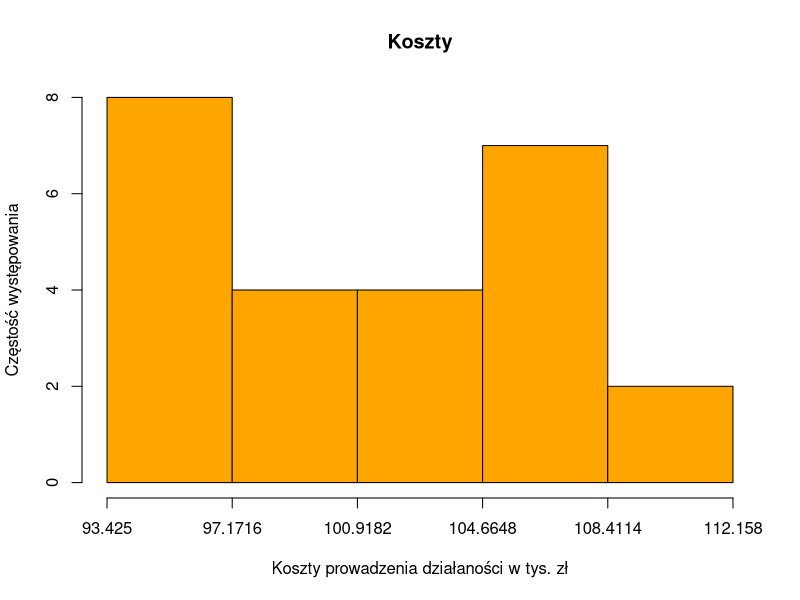
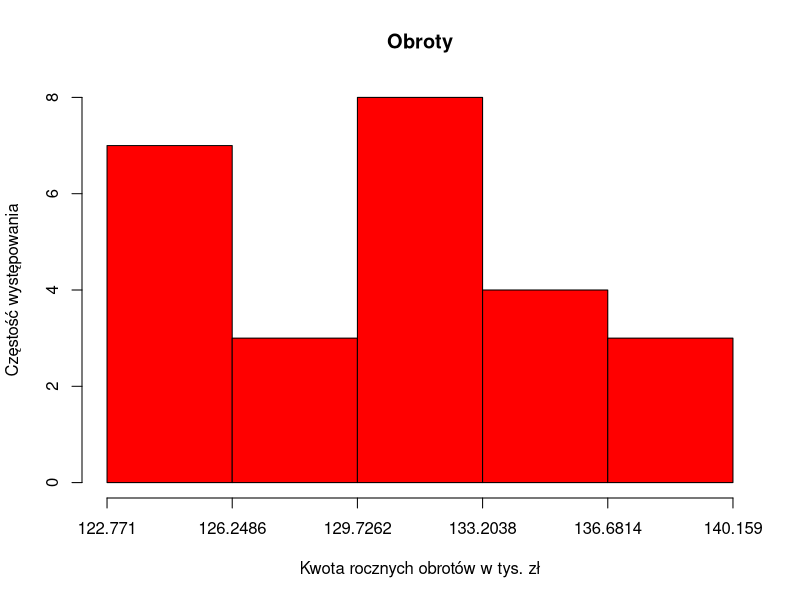

These charts were generated, in order, by the following R code:
##############################
#######WCZYTANIE DANYCH#######
##############################

data1 <- read.csv(file = 'MS_projekt.csv', sep = ';')
koszty <- data1$koszty
obroty <- data1$obroty
##############################
#========= ZADANIE 1 =========
##############################

#MIARY POŁOŻENIA

srednia_koszty <- mean(koszty)
srednia_obroty <- mean(obroty)
kwantyle_koszty <- quantile(koszty)
kwantyle_obroty <- quantile(obroty)

moda <- function(x) {
  ux <- unique(x)
  ux[which.max(tabulate(match(x, ux)))]
}

moda_koszty <- moda(koszty)
moda_obroty <- moda(obroty)

mediana_koszty <- median(koszty)
mediana_obroty <- median(obroty)

#MIARY ZRÓŻNICOWANIA
odchylenie_koszty <- sd(koszty)
odchylenie_obroty <- sd(obroty)

wariancja_koszty <- var(koszty)
wariancja_obroty <- var(obroty)

srednie_odch_bezwzg_koszty <- mad(koszty)
srednie_odch_bezwzg_obroty <- mad(obroty)

wsp_zmiennosci_koszty <-
  sd(koszty) / mean(koszty) * 100
wsp_zmiennosci_obroty <-
  sd(obroty) / mean(obroty) * 100

rozstep_koszty <- IQR(koszty)
rozstep_obroty <- IQR(obroty)

rozstep_cwiartkowy_koszty <- IQR(koszty) / 2
rozstep_cwiartkowy_obroty <- IQR(obroty) / 2

#MIARY ASYMETRII
wspolczynnik_asymetrii <-
  function(tmp_data, tmp_row_name, tmp_odchylenie) {
    moment_centr_tmp <- 0
    for (xi in 1:(nrow(tmp_data))) {
      moment_centr_tmp <-
        moment_centr_tmp + (tmp_data[xi, tmp_row_name] - mean(tmp_data[[tmp_row_name]])) ^
        3
    }
    moment_centr <- 1 / (nrow(tmp_data) - 1) * moment_centr_tmp
    wspolczynnik_asymetrii <- (moment_centr) / (tmp_odchylenie ^ 3)
    return(wspolczynnik_asymetrii)
  }

wspolczynnik_asymetrii_koszty <-
  wspolczynnik_asymetrii(data1, 'koszty', odchylenie_koszty)
wspolczynnik_asymetrii_obroty <-
  wspolczynnik_asymetrii(data1, 'obroty', odchylenie_obroty)

kurtoza <- function(tmp_data, tmp_row_name, tmp_odchylenie) {
  moment_centr_4_tmp <- 0
  for (xi in 1:nrow(tmp_data)) {
    moment_centr_4_tmp <-
      moment_centr_4_tmp + (tmp_data[xi, tmp_row_name] - mean(tmp_data[[tmp_row_name]])) ^
      4
  }
  moment_centr_4 <- 1 / (nrow(tmp_data) - 1) * moment_centr_4_tmp
  tmp_kurtoza <- moment_centr_4 / (tmp_odchylenie ^ 4)
}

kurtoza_koszty <- kurtoza(data1, 'koszty', odchylenie_koszty)
kurtoza_obroty <- kurtoza(data1, 'obroty', odchylenie_obroty)
print(paste("Kurtoza obrotów: ", kurtoza_obroty))
print(paste("Skośność obrotów: ",wspolczynnik_asymetrii_obroty))
print(paste("Kurtoza kosztów: ", kurtoza_koszty))
print(paste("Skośność kosztów: ",wspolczynnik_asymetrii_koszty))
#KOSZTY HISTOGRAM

liczba_przedzialow_koszty <- sqrt(nrow(data1))
szerokosc_przedzialu_koszty <- (max(koszty) - min(koszty)) / liczba_przedzialow_koszty
bins_koszty <-
  seq(min(koszty), max(koszty), by = szerokosc_przedzialu_koszty)
szereg_koszty <- table(cut(koszty, 5))
print(transform(szereg_koszty)) #print szereg
hist(
  koszty,
  breaks = bins_koszty,
  main = "Koszty",
  xlab = "Koszty prowadzenia działaności w tys. zł",
  ylab = "Częstość występowania",
  col = "orange",
  axes = F
)
axis(2)
axis(1, at = seq(min(koszty), max(koszty), by=szerokosc_przedzialu_koszty), labels = seq(min(koszty), max(koszty), by = szerokosc_przedzialu_koszty))

#OBROTY HISTOGRAM

liczba_przedzialow_obroty <- sqrt(nrow(data1))
szerokosc_przedzialu_obroty <- (max(obroty) - min(obroty)) / liczba_przedzialow_obroty
bins_obroty <-
  seq(min(obroty), max(obroty), by = szerokosc_przedzialu_obroty)
szereg_obroty <- table(cut(obroty, 5))
hist(
  obroty,
  breaks = bins_obroty,
  main = "Obroty",
  xlab = "Kwota rocznych obrotów w tys. zł",
  ylab = "Częstość występowania",
  col = "red",
  axes = F
)
axis(2)
axis(1, at = seq(min(obroty), max(obroty), by=szerokosc_przedzialu_obroty) , labels = seq(min(obroty), max(obroty), by = szerokosc_przedzialu_obroty))

##############################
#========= ZADANIE 2 =========
##############################

#podajemy odpowiednie kolumny, rozkład hipotetyczny jest normalny, przekazywane estymatory są parametrami spodziewanego rozkładu
ks.test(koszty,
        "pnorm",
        mean = mean(koszty),
        sd = sd(koszty))
#wartość p-value jest większa od poziomu istotności (alfa = 0.05), nie ma więc podstaw do odrzucenia hipotezy

ks.test(obroty,
        "pnorm",
        mean = mean(obroty),
        sd = sd(obroty))
#wartość p-value jest większa od poziomu istotności (alfa = 0.05), nie ma więc podstaw do odrzucenia hipotezy


##############################
#========= ZADANIE 3 =========
##############################
alpha <- 0.02

#kwantyl rozkładu
q_t <- qt(1 - (alpha / 2), nrow(data1) - 1)

#przedział
left_edge_k <-
  (srednia_koszty - (q_t * (odchylenie_koszty / sqrt(nrow(
    data1
  ) - 1))))
right_edge_k <-
  (srednia_koszty + (q_t * (odchylenie_koszty / sqrt(nrow(
    data1
  ) - 1))))

#względna precyzja
blad_maksymalny_k <- (right_edge_k - left_edge_k) / 2

wzgledna_precyzja_k <- (blad_maksymalny_k / srednia_koszty * 100)

# Mamy podstawy do uogólnienia przedziału ufności
##############################
#=======ZADANIE 4=============
##############################

#oszacować przedziałowo wariancje obrotów
estymator_wariancji_obroty <- var(obroty)

alpha <- 0.02
chi_kwadrat1 <- qchisq((1 - (alpha / 2)), (nrow(data1) - 1))
chi_kwadrat2 <- qchisq((alpha / 2), (nrow(data1) - 1))

#przedziaŁ:
left_edge <-
  (nrow(data1) * estymator_wariancji_obroty) / (chi_kwadrat1)
right_edge <-
  (nrow(data1) * estymator_wariancji_obroty) / (chi_kwadrat2)

#względna precyzja
blad_maksymalny <- (right_edge - left_edge) / 2

wzgledna_precyzja <-
  blad_maksymalny / estymator_wariancji_obroty * 100

#WNIOSEK: to jest niemiarodajne / "nie mamy podstaw do uogólnienia otrzymanego przedziału ufności"
##############################
#========= ZADANIE 5 =========
##############################

#H0: wartość średnia obrotów jest równa wartości średniej kosztów
#H1: wartość średnia obrotów jest większa od wartości średniej kosztów

#nie wiemy, czy wariancje są równe
#H0: wariancja_obroty = wariancja_koszty
#H1: wariancja_obroty > wariancja_koszty

nieobc_estymator_wariancji_koszty <-
  var(koszty) * nrow(data1) / (nrow(data1) - 1)
nieobc_estymator_wariancji_obroty <-
  var(obroty) * nrow(data1) / (nrow(data1) - 1)

statystyka_F <-
  nieobc_estymator_wariancji_obroty / nieobc_estymator_wariancji_koszty
print(statystyka_F)

alpha <- 0.05

zbior_krytyczny_left_edge <- qf((1 - alpha), (nrow(data1) - 1), (nrow(data1) - 1))
print("Test równości dwóch wariancji: ")
if(statystyka_F < zbior_krytyczny_left_edge){
  print("Brak podstaw do odrzucenia hipotezy zerowej.")
}else{
  print("Odrzucamy hipotezę zerową, przyjmujemy hipotezę alternatywną - wariancje kosztów i obrotów są różne.")
}
# ponieważ nasza wartośc statystyki testowej jest mniejsza niż lewa krawędź przedziału obszaru krytycznego
# nie ma podstaw do odrzucenia hipotezy

statystyka_T <- (srednia_obroty - srednia_koszty) / sqrt((
  nrow(data1) * nieobc_estymator_wariancji_obroty + nrow(data1) * nieobc_estymator_wariancji_koszty
) / (nrow(data1) * 2 - 2) * (nrow(data1) * 2) / (nrow(data1) ^ 2)
)
left_edge_T <- qt((1 - alpha), (2 * nrow(data1) - 2))
if(statystyka_T < left_edge_T){
  print("Brak podstaw do odrzucenia hipotezy zerowej.")
}else{
  print("Odrzucamy hipotezę zerową, przyjmujemy hipotezę alternatywną - branża jest dochodowa.")
}
